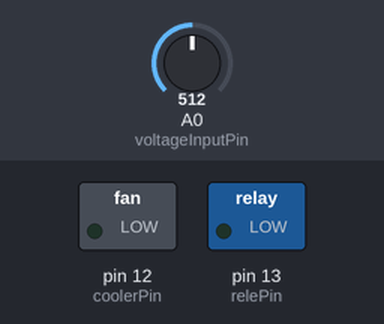
Simulated run of this sketch. Board: Arduino Uno, built with avr-gcc and run on an emulated ATmega328P. Shown: switched loads named in the sketch (green lamp = pin HIGH). Inputs (shaded band) come from the test bench; at power-on: A0 (voltageInputPin) = 512.

Above: at 5.8 s.
5.9 s: A0 (voltageInputPin) set to 647
11.9 s: A0 (voltageInputPin) set to 674
At 16.2 s:
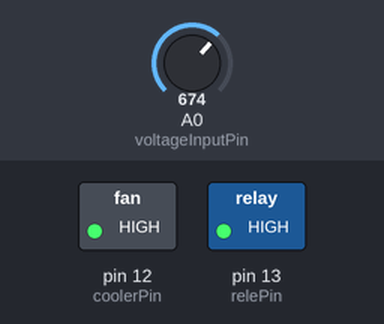
17.9 s: A0 (voltageInputPin) set to 624
23.9 s: A0 (voltageInputPin) set to 608
At 26.2 s:
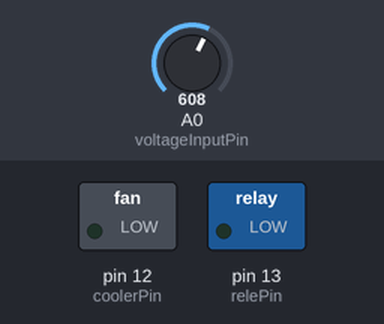
29.9 s: A0 (voltageInputPin) set to 716
At 31.2 s:
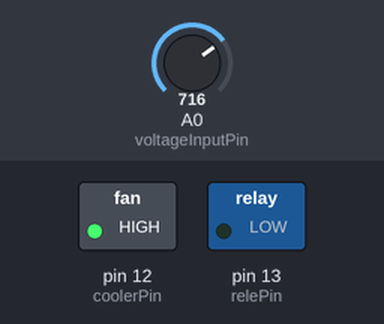
35.9 s: A0 (voltageInputPin) set to 511
At 41.2 s:
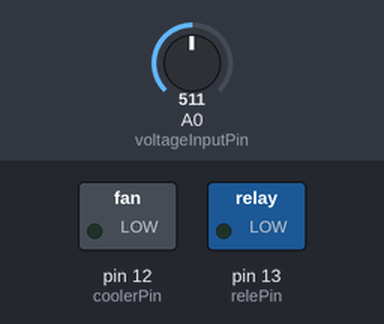
Timing chart, 0 to 42.7 s (numbered marks = the images above; inputs shaded):
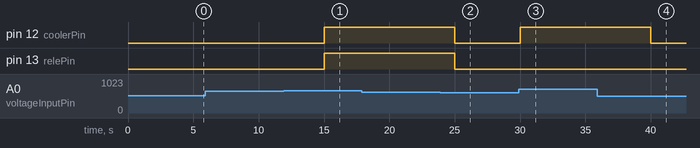

Measured:
- the behaviour switches between 665 and 666 on A0 (voltageInputPin) (found by bisection; images 0 and 1)
- the behaviour switches between 615 and 614 on A0 (voltageInputPin) (found by bisection; images 1 and 2)
- after the input at 5.9 s, every drawn part: stays the same
- after the input at 11.9 s, pin 12 (coolerPin), pin 13 (relePin): LOW → HIGH after 3.1 s
- after the input at 17.9 s, every drawn part: stays the same
- after the input at 23.9 s, pin 12 (coolerPin), pin 13 (relePin): HIGH → LOW after 1.1 s
- after the input at 29.9 s, pin 12 (coolerPin): LOW → HIGH after 0.12 s
- after the input at 35.9 s, pin 12 (coolerPin): HIGH → LOW after 4.1 s

The sketch:

Auto_Refrigerator.ino
```cpp
#include <OneWire.h>
#include <DallasTemperature.h>

const int relePin = 13;
const int coolerPin = 12;
const int temperPin = 11;
const int voltageInputPin = 0;

int releState = LOW;
int _releState = LOW;
int collerState = HIGH;
int _collerState = HIGH;


float inTemp, outTemp;

float voltage = 12.0;
float _voltage = 12.0;

const float MAX_OUT_TEMPER = 55.0;
const float MIN_IN_TEMPER = 0.0;
const float LOW_VOLTAGE = 12.0;

const int DELAY_TIME = 5000;

OneWire  oneWire(temperPin);  // on pin 10 (a 4.7K resistor is necessary)
DallasTemperature sensors(&oneWire);

DeviceAddress inThermometer = {0x28, 0xFF, 0x2A, 0x1D, 0x93, 0x15, 0x01, 0x29 };
DeviceAddress outThermometer = {0x28, 0xFF, 0x2A, 0x1D, 0x93, 0x15, 0x01, 0x29 };

boolean waitForCold = false;
boolean waitForUpVoltage = true;

float R1 = 30000.0;//(30k+10k)/10k = 4 х 5V = max20V // (R1+R2)/R2
float R2 = 10000.0;

void setup() {
  pinMode(relePin, OUTPUT);
  pinMode(coolerPin, OUTPUT);
  pinMode(voltageInputPin, INPUT);

  sensors.begin();
  sensors.setResolution(inThermometer, 10);
  sensors.setResolution(outThermometer, 10);
}

void loop() {
  if (checkLowVoltage())
  {
    checkTempers();
  }

  delay(DELAY_TIME);
}

void checkTempers()
{
  if (checkInnerTemp && checkOutTemp)
  {
    _releState = HIGH;
  } else
    _releState = LOW;

  if (_releState != releState)
  {
    releState = _releState;
    digitalWrite(relePin, releState);
  }
}

boolean checkInnerTemp()
{
  inTemp = sensors.getTempC(inThermometer);

  if (inTemp <= MIN_IN_TEMPER)
    return false;
  else
    return true;
}

boolean checkOutTemp()
{
  outTemp = sensors.getTempC(outThermometer);

  if (waitForCold)
  {
    if (outTemp <= MAX_OUT_TEMPER - 10.0)
    {
      waitForCold = false;
      return true;
    } else
      return false;
  } else {
    if (outTemp >= MAX_OUT_TEMPER)
    {
      waitForCold = true;
      return false;
    }
    else
      return true;
  }
}

boolean checkLowVoltage()
{
  voltage = 13.0;
  float ACPU = analogRead(voltageInputPin);// код U АЦП (0-1024)
  float vout = (ACPU * 5.0) / 1024;// напряжение (5В/1024)*АЦП
  voltage = vout / (R2 / (R1 + R2));

  if (waitForUpVoltage)
  {
    if (voltage >= LOW_VOLTAGE + 1.0)
    {
      waitForUpVoltage = false;
      digitalWrite(coolerPin, HIGH);
      return true;
    } else
      return false;
  } else
  {
    if (voltage <= LOW_VOLTAGE)
    {
      digitalWrite(relePin, LOW);
      digitalWrite(coolerPin, LOW);
      waitForUpVoltage = true;
      return false;
    }

    digitalWrite(coolerPin, HIGH);
    return true;
  }

}
```
